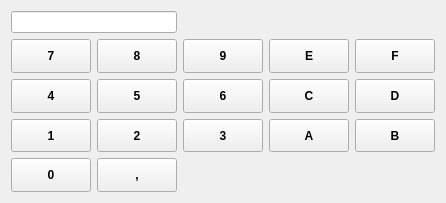
<?xml version="1.0" encoding="UTF-8"?>
<ui version="4.0">
 <class>wmKeyboardForm</class>
 <widget class="QWidget" name="wmKeyboardForm">
  <property name="windowModality">
   <enum>Qt::WindowModality::NonModal</enum>
  </property>
  <property name="geometry">
   <rect>
    <x>0</x>
    <y>0</y>
    <width>444</width>
    <height>203</height>
   </rect>
  </property>
  <property name="sizePolicy">
   <sizepolicy hsizetype="Minimum" vsizetype="Minimum">
    <horstretch>0</horstretch>
    <verstretch>0</verstretch>
   </sizepolicy>
  </property>
  <property name="focusPolicy">
   <enum>Qt::FocusPolicy::NoFocus</enum>
  </property>
  <property name="windowTitle">
   <string>Form</string>
  </property>
  <layout class="QGridLayout" name="gridLayout_2">
   <item row="0" column="0">
    <layout class="QGridLayout" name="gridLayout">
     <item row="4" column="0">
      <widget class="QPushButton" name="pushButton0">
       <property name="sizePolicy">
        <sizepolicy hsizetype="Minimum" vsizetype="Minimum">
         <horstretch>0</horstretch>
         <verstretch>0</verstretch>
        </sizepolicy>
       </property>
       <property name="font">
        <font>
         <bold>true</bold>
        </font>
       </property>
       <property name="text">
        <string>0</string>
       </property>
      </widget>
     </item>
     <item row="2" column="0">
      <widget class="QPushButton" name="pushButton4">
       <property name="sizePolicy">
        <sizepolicy hsizetype="Minimum" vsizetype="Minimum">
         <horstretch>0</horstretch>
         <verstretch>0</verstretch>
        </sizepolicy>
       </property>
       <property name="font">
        <font>
         <bold>true</bold>
        </font>
       </property>
       <property name="text">
        <string>4</string>
       </property>
      </widget>
     </item>
     <item row="2" column="1">
      <widget class="QPushButton" name="pushButton5">
       <property name="sizePolicy">
        <sizepolicy hsizetype="Minimum" vsizetype="Minimum">
         <horstretch>0</horstretch>
         <verstretch>0</verstretch>
        </sizepolicy>
       </property>
       <property name="font">
        <font>
         <bold>true</bold>
        </font>
       </property>
       <property name="text">
        <string>5</string>
       </property>
      </widget>
     </item>
     <item row="2" column="2">
      <widget class="QPushButton" name="pushButton6">
       <property name="sizePolicy">
        <sizepolicy hsizetype="Minimum" vsizetype="Minimum">
         <horstretch>0</horstretch>
         <verstretch>0</verstretch>
        </sizepolicy>
       </property>
       <property name="font">
        <font>
         <bold>true</bold>
        </font>
       </property>
       <property name="text">
        <string>6</string>
       </property>
      </widget>
     </item>
     <item row="4" column="1">
      <widget class="QPushButton" name="pushButtonKomma">
       <property name="sizePolicy">
        <sizepolicy hsizetype="Minimum" vsizetype="Minimum">
         <horstretch>0</horstretch>
         <verstretch>0</verstretch>
        </sizepolicy>
       </property>
       <property name="font">
        <font>
         <bold>true</bold>
        </font>
       </property>
       <property name="text">
        <string>,</string>
       </property>
      </widget>
     </item>
     <item row="0" column="0" colspan="2">
      <widget class="QLineEdit" name="lineEdit"/>
     </item>
     <item row="1" column="2">
      <widget class="QPushButton" name="pushButton9">
       <property name="sizePolicy">
        <sizepolicy hsizetype="Minimum" vsizetype="Minimum">
         <horstretch>0</horstretch>
         <verstretch>0</verstretch>
        </sizepolicy>
       </property>
       <property name="font">
        <font>
         <bold>true</bold>
        </font>
       </property>
       <property name="text">
        <string>9</string>
       </property>
      </widget>
     </item>
     <item row="1" column="0">
      <widget class="QPushButton" name="pushButton7">
       <property name="sizePolicy">
        <sizepolicy hsizetype="Minimum" vsizetype="Minimum">
         <horstretch>0</horstretch>
         <verstretch>0</verstretch>
        </sizepolicy>
       </property>
       <property name="font">
        <font>
         <bold>true</bold>
        </font>
       </property>
       <property name="text">
        <string>7</string>
       </property>
      </widget>
     </item>
     <item row="1" column="1">
      <widget class="QPushButton" name="pushButton8">
       <property name="sizePolicy">
        <sizepolicy hsizetype="Minimum" vsizetype="Minimum">
         <horstretch>0</horstretch>
         <verstretch>0</verstretch>
        </sizepolicy>
       </property>
       <property name="font">
        <font>
         <bold>true</bold>
        </font>
       </property>
       <property name="text">
        <string>8</string>
       </property>
      </widget>
     </item>
     <item row="3" column="1">
      <widget class="QPushButton" name="pushButton2">
       <property name="sizePolicy">
        <sizepolicy hsizetype="Minimum" vsizetype="Minimum">
         <horstretch>0</horstretch>
         <verstretch>0</verstretch>
        </sizepolicy>
       </property>
       <property name="font">
        <font>
         <bold>true</bold>
        </font>
       </property>
       <property name="text">
        <string>2</string>
       </property>
      </widget>
     </item>
     <item row="3" column="0">
      <widget class="QPushButton" name="pushButton1">
       <property name="sizePolicy">
        <sizepolicy hsizetype="Minimum" vsizetype="Minimum">
         <horstretch>0</horstretch>
         <verstretch>0</verstretch>
        </sizepolicy>
       </property>
       <property name="font">
        <font>
         <bold>true</bold>
        </font>
       </property>
       <property name="text">
        <string>1</string>
       </property>
      </widget>
     </item>
     <item row="3" column="2">
      <widget class="QPushButton" name="pushButton3">
       <property name="sizePolicy">
        <sizepolicy hsizetype="Minimum" vsizetype="Minimum">
         <horstretch>0</horstretch>
         <verstretch>0</verstretch>
        </sizepolicy>
       </property>
       <property name="font">
        <font>
         <bold>true</bold>
        </font>
       </property>
       <property name="text">
        <string>3</string>
       </property>
      </widget>
     </item>
     <item row="3" column="3">
      <widget class="QPushButton" name="pushButtonA">
       <property name="sizePolicy">
        <sizepolicy hsizetype="Minimum" vsizetype="Minimum">
         <horstretch>0</horstretch>
         <verstretch>0</verstretch>
        </sizepolicy>
       </property>
       <property name="font">
        <font>
         <bold>true</bold>
        </font>
       </property>
       <property name="text">
        <string>A</string>
       </property>
      </widget>
     </item>
     <item row="1" column="4">
      <widget class="QPushButton" name="pushButtonF">
       <property name="sizePolicy">
        <sizepolicy hsizetype="Minimum" vsizetype="Minimum">
         <horstretch>0</horstretch>
         <verstretch>0</verstretch>
        </sizepolicy>
       </property>
       <property name="font">
        <font>
         <bold>true</bold>
        </font>
       </property>
       <property name="text">
        <string>F</string>
       </property>
      </widget>
     </item>
     <item row="3" column="4">
      <widget class="QPushButton" name="pushButtonB">
       <property name="sizePolicy">
        <sizepolicy hsizetype="Minimum" vsizetype="Minimum">
         <horstretch>0</horstretch>
         <verstretch>0</verstretch>
        </sizepolicy>
       </property>
       <property name="font">
        <font>
         <bold>true</bold>
        </font>
       </property>
       <property name="text">
        <string>B</string>
       </property>
      </widget>
     </item>
     <item row="2" column="3">
      <widget class="QPushButton" name="pushButtonC">
       <property name="sizePolicy">
        <sizepolicy hsizetype="Minimum" vsizetype="Minimum">
         <horstretch>0</horstretch>
         <verstretch>0</verstretch>
        </sizepolicy>
       </property>
       <property name="font">
        <font>
         <bold>true</bold>
        </font>
       </property>
       <property name="text">
        <string>C</string>
       </property>
      </widget>
     </item>
     <item row="1" column="3">
      <widget class="QPushButton" name="pushButtonE">
       <property name="sizePolicy">
        <sizepolicy hsizetype="Minimum" vsizetype="Minimum">
         <horstretch>0</horstretch>
         <verstretch>0</verstretch>
        </sizepolicy>
       </property>
       <property name="font">
        <font>
         <bold>true</bold>
        </font>
       </property>
       <property name="text">
        <string>E</string>
       </property>
      </widget>
     </item>
     <item row="2" column="4">
      <widget class="QPushButton" name="pushButtonD">
       <property name="sizePolicy">
        <sizepolicy hsizetype="Minimum" vsizetype="Minimum">
         <horstretch>0</horstretch>
         <verstretch>0</verstretch>
        </sizepolicy>
       </property>
       <property name="font">
        <font>
         <bold>true</bold>
        </font>
       </property>
       <property name="text">
        <string>D</string>
       </property>
      </widget>
     </item>
    </layout>
   </item>
  </layout>
 </widget>
 <resources/>
 <connections/>
</ui>
